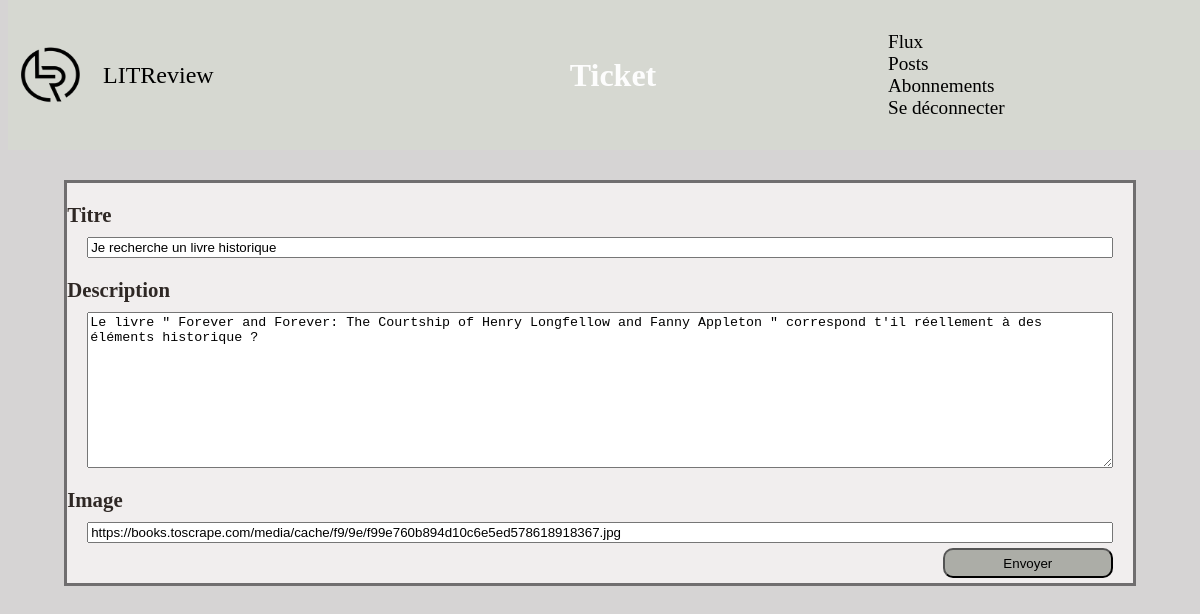
The page /ticket/2 (signed in) on the database its author committed.
### review/models.py (models this page shows)
class Ticket(models.Model):
    title = models.CharField(max_length=128)
    description = models.TextField(max_length=2048, blank=True)
    user = models.ForeignKey(
        to=settings.AUTH_USER_MODEL, on_delete=models.CASCADE)
    image = models.URLField(null=True, blank=True)
    time_created = models.DateTimeField(auto_now_add=True)

### review/views.py (the view)
# urls.py: path('ticket/', views.ticket, name='ticket'),
def ticket(request, id_ticket=None):
    if request.user.is_authenticated:
        instance_ticket = service_get_instance(
            request,
            Ticket,
            id_ticket
        )
        if instance_ticket is False:
            return redirect('feed')
        if request.method == 'POST':
            ticket_form = service_save_ticket(
                request,
                instance_ticket
            )
            if ticket_form.is_valid():
                if id_ticket is not None:
                    return redirect('posts')
                return redirect('feed')
        else:
            ticket_form = TicketForm(instance=instance_ticket)
        return render(
            request,
            "review/ticket.html",
            {'ticket_form': ticket_form}
        )
    return redirect('userlogin')

### review/forms.py (shortened to what this page needs)
class TicketForm(forms.ModelForm):
    class Meta:
        model = Ticket
        fields = ['title', 'description', 'image']
        widgets = {
            'title': forms.TextInput(
                attrs={
                    'class': 'ticket_body__form__form'
                }
            ),
            'description': forms.Textarea(
                attrs={
                    'class': 'ticket_body__form__form'
                }
            ),
            'image': forms.TextInput(
                attrs={
                    'class': 'ticket_body__form__form',
                    'placeholder': "facultatif, lien URL uniquement."
                }
            )
        }

### review/services.py (called while the page is built)
def service_get_instance(
    request,
    model,
    id_model,
    review=False
):
    if id_model is not None:
        if model == Review:
            try:
                instance = Review.objects.get(ticket=id_model)
                if review and instance.user != request.user:
                    instance = False
            except Review.DoesNotExist:
                instance = None
        else:
            instance = get_object_or_404(
                model,
                pk=id_model
            )
            if review is False and instance.user != request.user:
                instance = False
    else:
        instance = None
    return instance

### review/templates/review/ticket.html (shortened to what this page needs)
{% extends 'review/base.html' %}
{% block header_page %}
    <div class="header_page">
        <span class="header_page__title">Ticket</span>
    </div>
{% endblock %}
{% block content %}
    <div class="ticket_body">
        {% if not ticket_form.instance.id  %}
            <form method="post" action="{% url 'ticket' %}" class="ticket_body__form">
        {% else %}
            <form method="post" action="{% url 'ticket' id_ticket=ticket_form.instance.id %}" class="ticket_body__form">
        {% endif %}
                <p class="ticket_body__form__title">Titre</p>
                {{ ticket_form.title }}
                <p class="ticket_body__form__title">Description</p>
                {{ ticket_form.description }}
                <p class="ticket_body__form__title">Image</p>
                {{ ticket_form.image }}
                <div class="ticket_body__form__validate">
                    <button type="submit" class="btn">Envoyer</button>
                </div>
            </form>
    </div>
{% endblock %}

### review/static/review/style.css (style rules this page uses)
body { background-color: rgb(214, 212, 212); }
.header_page { width: 30% }
.header_page { display: flex; flex-direction: column; align-items: center; justify-content: center; width: 30%; }
.header_page__title { color: rgb(253, 253, 253); font-weight: bold; font-size: 3em; text-align: center; width: 100% }
.btn { background-color: rgb(172, 173, 167); display: inline; border-radius: 10px; }
.ticket_body { display: block; background-color: rgb(241, 238, 238); margin-left: auto; margin-right: auto; border: 1mm solid rgba(27, 25, 27, 0.6); width: 90% }
.ticket_body__form { display: flex; flex-direction: column; }
.ticket_body__form__title { color:rgb(47, 40, 37); font-weight: bold; font-size: 1.3em; margin-top: 20px; margin-bottom: 10px; }
.ticket_body__form__form { margin-left: 20px; margin-right: 20px; }
.ticket_body__form__validate { width: 100%; display: flex; align-items: center; justify-content: flex-end; height:40px; }
.ticket_body__form__validate .btn { margin-right: 20px; height:30px; width: 170px; }
@media screen and (max-width: 1280px) { .header_page__title { font-size: 2em; } }

### rows shown on the page
Ticket: title "Je recherche un livre historique", description "Le livre \" Forever and Forever: The Courtship of Henry Longfellow and Fanny Appleton \" correspond t'il réellement à des éléments historique ?", image "https://books.toscrape.com/media/cache/f9/9e/f99e760b894d10c6e5ed578618918367.jpg"
